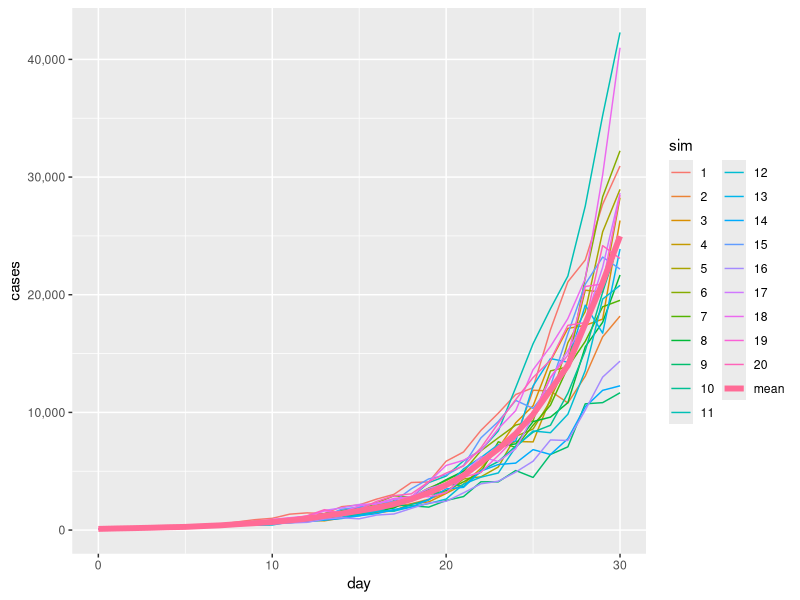
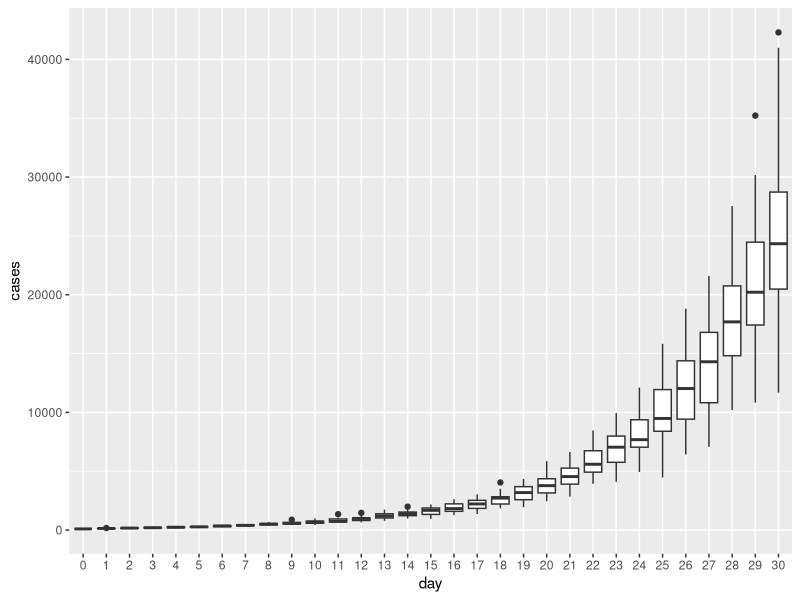

The R script that drew these images, in order:
## ---- chunk 1
knitr::opts_chunk$set(echo=FALSE,
                      message=FALSE,
                      warning=FALSE)

library(tidyverse)
library(scales)
library(lubridate)

options(scipen = 999)

## ---- chunk 2
## set parameters
#ncases <- 100 added in loop
rate_d_m <- 0.2
rate_d_sd <- 0.08

## number of days to project
days <- 30
## ---- chunk 3
df_vir_growth <- data.frame()
i <- 1
## create loop for single simulation
  ncases <- 100
  df_vir_growth_sim <- data.frame(sim=i, day=0, cases=ncases, newcases=100)
  df_vir_growth <- bind_rows(df_vir_growth, df_vir_growth_sim)
  last_cases <- ncases
for(d in 1:days){
  #last <- nrow(df_vir_growth)
  #last_cases <- df_vir_growth[last,3]
  new_cases <- last_cases * rnorm(mean=rate_d_m, sd=rate_d_sd, n=1) 
  ttl_cases <- last_cases+new_cases
  df_vir_grow <- data.frame(sim=i, day=d, cases=ttl_cases+new_cases, newcases=new_cases)
  df_vir_growth <- bind_rows(df_vir_growth, df_vir_grow)
  last_cases <- ttl_cases
}
df_vir_growth$sim <- as.factor(df_vir_growth$sim)  
## ---- chunk 4
#ggplot(df_vir_growth, aes(x=day, y=cases, color=sim))+geom_line()
## ---- chunk 5
## originally copied from prev chunk

nsims <- 20 ## number of simulations
#s <- 1 ## starting sim identifier number

## set up empty data frame with needed cols
#df_vir_growth <- data.frame(sim=1, day=0, cases=ncases, newcases=100)
df_vir_growth <- data.frame()

## create loop for each sim
for(i in 1:nsims){
## create loop for single simulation
  ncases <- 100
  df_vir_growth_sim <- data.frame(sim=i, day=0, cases=ncases, newcases=100, rate=1)
  df_vir_growth <- bind_rows(df_vir_growth, df_vir_growth_sim)
  last_cases <- ncases
for(d in 1:days){
  #last <- nrow(df_vir_growth)
  #last_cases <- df_vir_growth[last,3]
  grate <- max(0.01, rnorm(mean=rate_d_m, sd=rate_d_sd, n=1))
  new_cases <- last_cases * grate
  ttl_cases <- last_cases+new_cases
  df_vir_grow <- data.frame(sim=i, day=d, cases=ttl_cases+new_cases, newcases=new_cases, rate=grate)
  df_vir_growth <- bind_rows(df_vir_growth, df_vir_grow)
  last_cases <- ttl_cases
}

}
#df_vir_growth$day <- as.factor(df_vir_growth$day)
df_vir_growth$sim <- as.factor(df_vir_growth$sim)
## ---- chunk 6
## get means for each week
df_vir_smry_day <- df_vir_growth %>%  
  group_by(day) %>% summarize(mean_cases=mean(cases),
                              sd_cases=sd(cases),
                              iqlow_cases=quantile(cases, 0.25),
                              iqup_cases=quantile(cases, 0.75))
## ---- chunk 7

ggplot(df_vir_growth, aes(x=day, y=cases, color=sim))+geom_line()+
  geom_line(df_vir_smry_day, mapping=aes(x=day, y=mean_cases, color='mean'), size=2)+
  scale_y_continuous(labels=comma)

## ---- chunk 8
df_vir_smry <- df_vir_growth %>% filter(day==days) %>% 
  group_by(day) %>% summarize(mean_cases=mean(cases),
                              sd_cases=sd(cases),
                              iqlow_cases=quantile(cases, 0.25),
                              iqup_cases=quantile(cases, 0.75))
## ---- chunk 9
df_vir_growth$day <- as.factor(df_vir_growth$day)
ggplot(df_vir_growth, aes(x=day, y=cases))+geom_boxplot()
